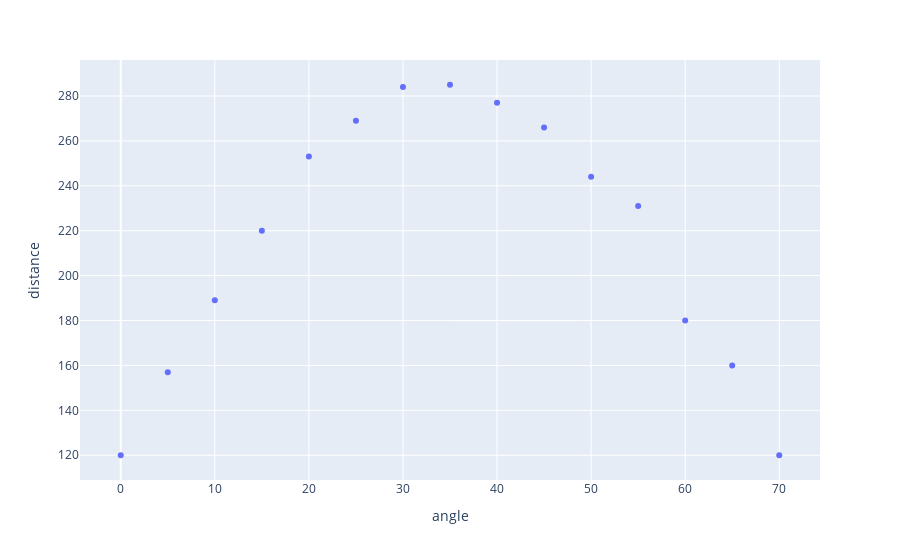

Notebook code cell kept with this figure:
### Markdown cell above
Start with visualizing the data on a scatter plot.

### Code cell
angle = np.arange(0,75,5)
15
throw_angle = pd.DataFrame()
throw_angle['angle'] = angle
distance = (120,157,189,220,253,269,284,285,277,266,244,231,180,160,120)
throw_angle['distance'] = distance
px.scatter(throw_angle, x= 'angle', y = 'distance')

### Figure 1 — Plotly figure (JSON) as saved in the notebook; plotly's stock layout.template omitted (floating-point values rounded to 4 significant figures)
{"data": [{"hovertemplate": "angle=%{x}<br>distance=%{y}<extra></extra>", "legendgroup": "", "marker": {"color": "#636efa", "symbol": "circle"}, "mode": "markers", "name": "", "orientation": "v", "showlegend": false, "type": "scatter", "x": [0, 5, 10, 15, 20, 25, 30, 35, 40, 45, 50, 55, 60, 65, 70], "xaxis": "x", "y": [120, 157, 189, 220, 253, 269, 284, 285, 277, 266, 244, 231, 180, 160, 120], "yaxis": "y"}], "layout": {"autosize": true, "legend": {"tracegroupgap": 0}, "margin": {"t": 60}, "xaxis": {"anchor": "y", "autorange": true, "domain": [0, 1], "range": [-4.331, 74.33], "title": {"text": "angle"}, "type": "linear"}, "yaxis": {"anchor": "x", "autorange": true, "domain": [0, 1], "range": [107.2, 297.8], "title": {"text": "distance"}, "type": "linear"}}}
